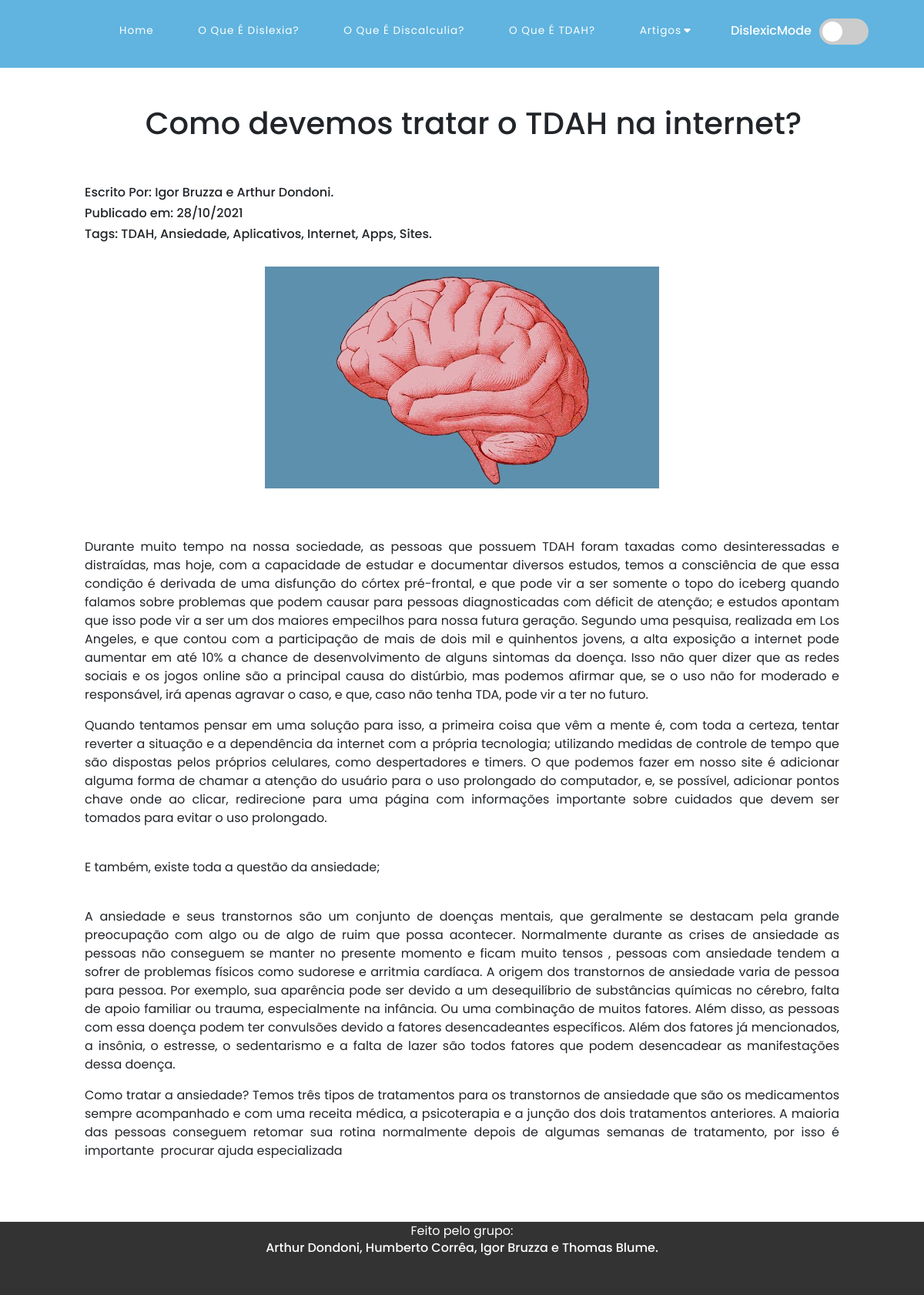
The app's page /Noticias.php?not=3 with its own data.
### tables this page shows
CREATE TABLE `noticias` (
  `NoticiaID` int(11) NOT NULL,
  `CategoriaID` int(11) NOT NULL,
  `Titulo` varchar(255) NOT NULL,
  `Subtitulo` varchar(200) NOT NULL,
  `Autor` varchar(150) NOT NULL,
  `Data` varchar(30) NOT NULL,
  `Tags` varchar(100) NOT NULL,
  `Noticia` longtext NOT NULL,
  `Imagem` varchar(255) NOT NULL
);

### Noticias.php (the view, shortened to what this page needs)
<?php
    include_once 'Include/_Db.php';
    include_once 'Include/_Head.php';
    include_once 'Include/_Header.php';
?>
<?php
$codigo= $_GET["not"] ;
$sql = "SELECT * FROM Noticias WHERE NoticiaID= $codigo";
$resultado = mysqli_query( $conn , $sql);
?>
<div class="homeNoticias" id="homeNoticias">
            <?php
            $tabNoticias = 1;
            if($resultado){
                while($row = mysqli_fetch_array($resultado)){
                    echo '<a href="Noticias.php?not='.$row['NoticiaID'].'" tabindex="'.$tabNoticias.'">';
                    echo '</a>'. '<h1 style="margin-left: 30px;">' . '<center>' . '<br>'.$row['Subtitulo'] . '<br><br>' . '</h1>' . '</center>'. '<center>' . '<h6 style="width: 980px; text-align: justify;">'. "Escrito Por: ". $row['Autor']  . '</h6>' . '<h6 style="width: 980px; text-align: justify;">'. "Publicado em: ". $row['Data']  . '</h6>' . '</h6>' . '<h6 style="width: 980px; text-align: justify;">'. "Tags: ". $row['Tags']  . '</h6>' . '<br>' . '</center>' . '<center>' . '<img src="Imagens/Artigos/' . $row['Imagem'] .'"width="512px" height="288px"/>'.'</center>'.'<center>'.'<br><br> <p style="width: 980px;">'.$row['Noticia'].'<br><br>'.'</p>';
                    $tabNoticias++;
                }
               }
            ?>
</div>
<?php
    include_once 'Include/_Footer.php';
?>

### Style.css (style rules this page uses)
* { padding: 0; margin: 0; box-sizing: border-box; }
body { font-family: 'Poppins'; height: auto; }
html { height: auto; }
p, h1 { transition: 0.4s; transition-timing-function: ease-in-out; }

### records on screen
noticias: Subtitulo "Como devemos tratar o TDAH na internet?", Autor "Igor Bruzza e Arthur Dondoni.", Data "28/10/2021", Tags "TDAH, Ansiedade, Aplicativos, Internet, Apps, Sites.", Noticia "Durante muito tempo na nossa sociedade, as pessoas que possuem TDAH foram taxadas como desinteressadas e distraídas, mas hoje, com a capacidade de estudar e documentar diversos estudos, temos a consciência de que essa condição é derivada de uma disfunção do córtex pré-frontal, e que pode vir a ser somente o topo do iceberg quando falamos sobre problemas que podem causar para pessoas diagnosticadas com déficit de atenção; e estudos apontam que isso pode vir a ser um dos maiores empecilhos para nossa futura geração. Segundo uma pesquisa, realizada em Los Angeles, e que contou com a participação de mais de dois mil e quinhentos jovens, a alta exposição a internet pode aumentar em até 10% a…"
